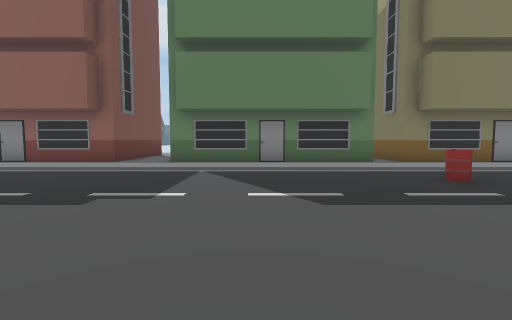
view 1 (above)

24 first-person views from a walk through a 3-D level made in the Unity game engine. The camera is 1.2 m above the floor, tilts 4° down and sees 85° across. The floor is counted in squares, 2 m on a side. Each view is taken from the middle of a square. On the plan, view 1 faces up. The plan holds only what a view shows up to about 9 squares ahead; the rest is blank. The place goes on beyond the plan. Some animated figures are not drawn.

view 2
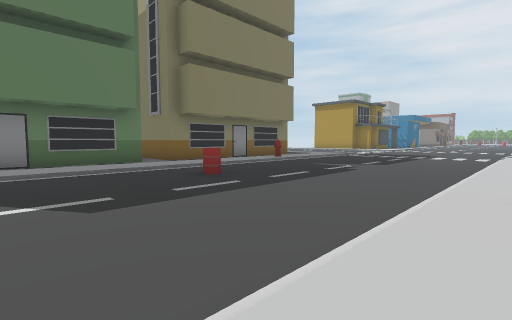

view 3
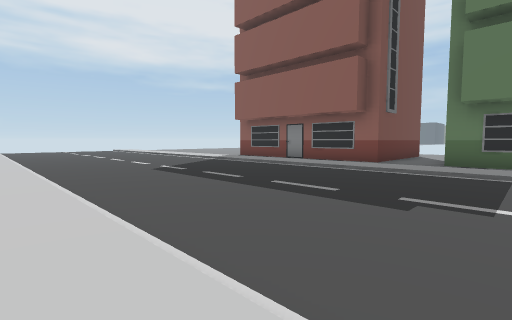

view 4
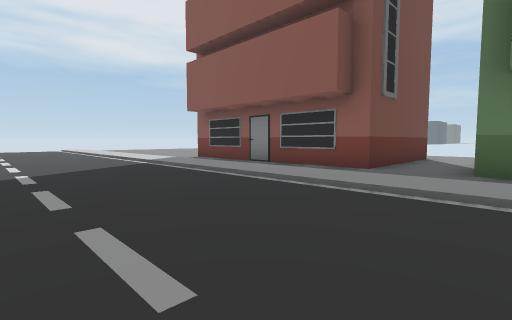

view 5
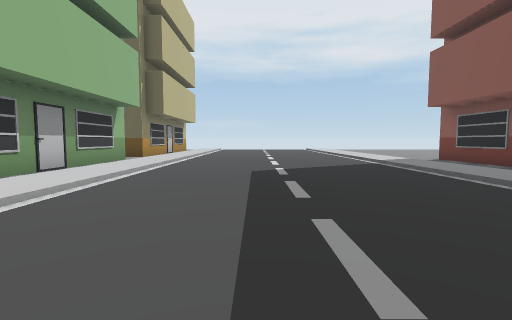

view 6
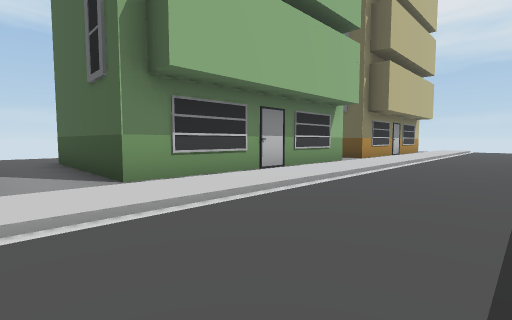

view 7
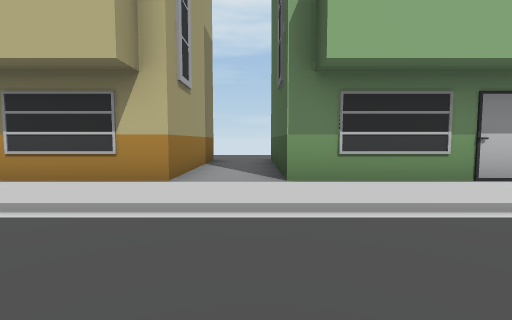

view 8
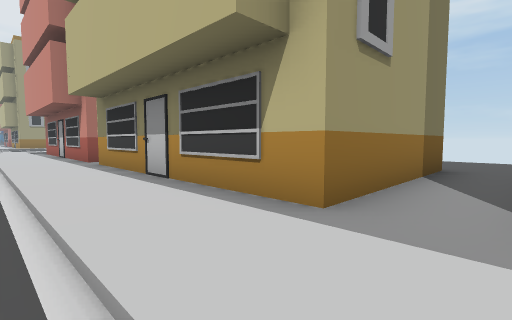

view 9
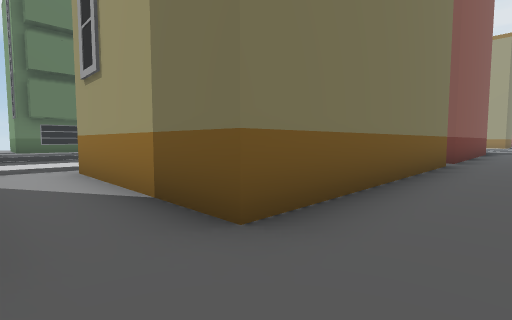

view 10
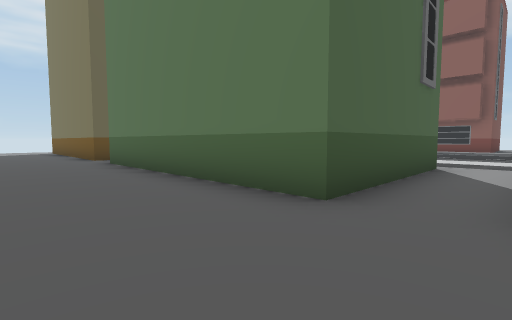

view 11
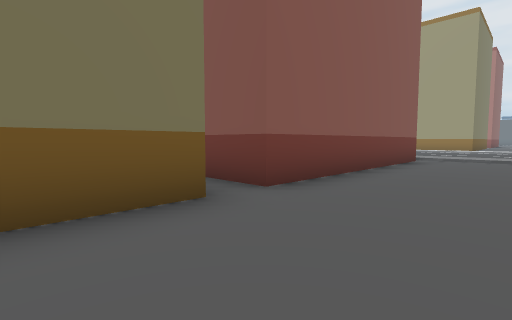

view 12
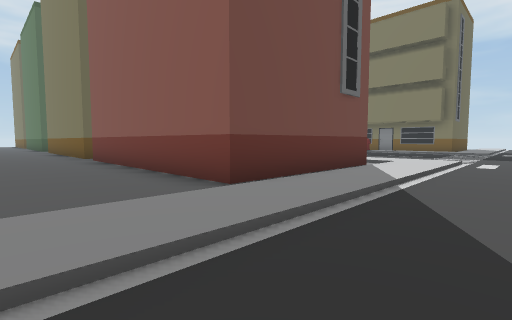

view 13
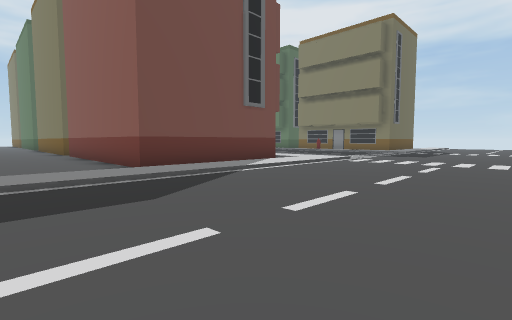

view 14
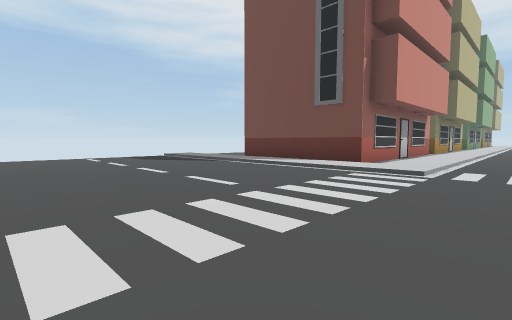

view 15
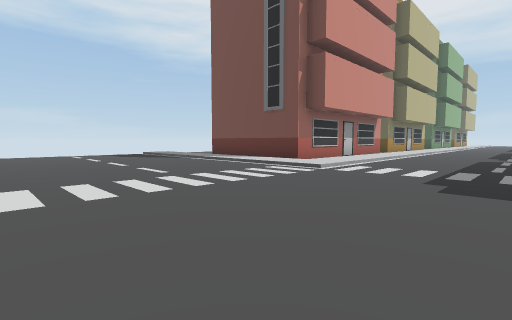

view 16
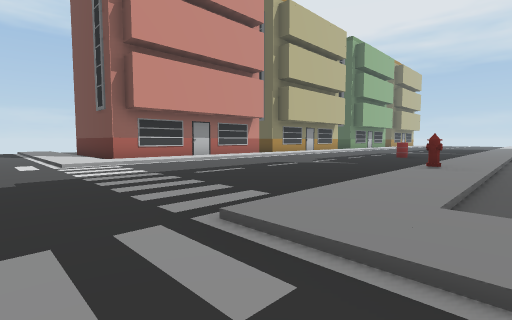

view 17
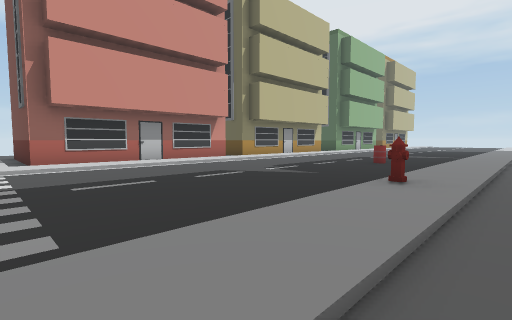

view 18
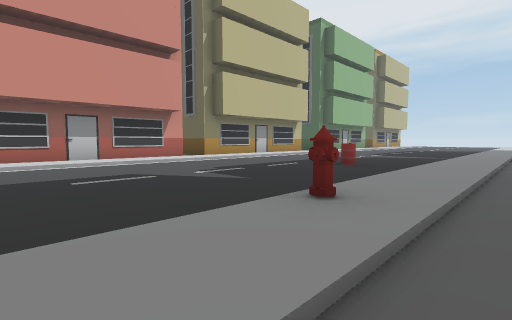

view 19
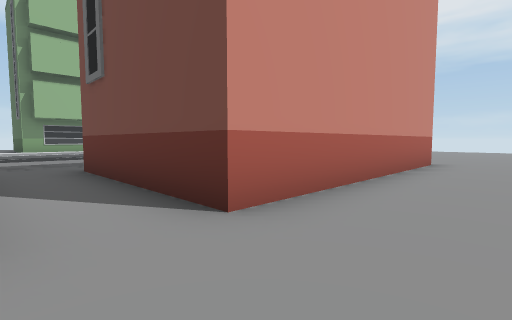

view 20
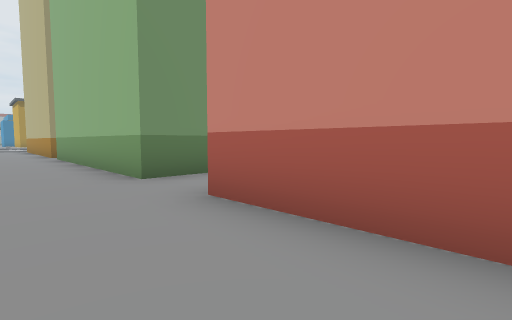

view 21
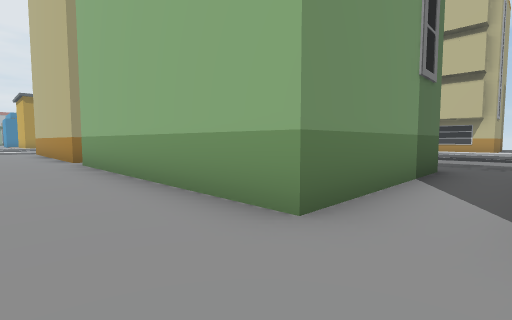

view 22
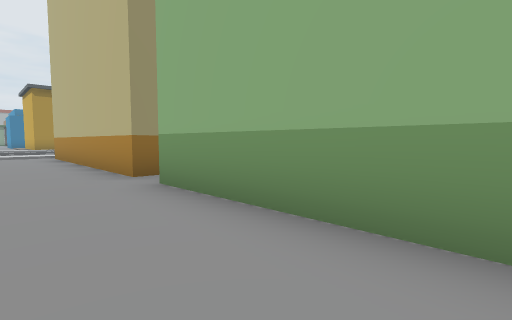

view 23
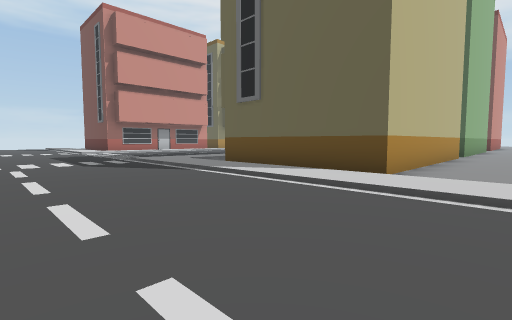

view 24
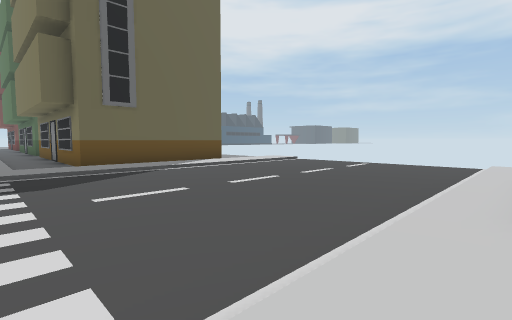

### Floor plan
Key: @ floor where view 1 was taken; . main floor; : floor 0.25 m higher than the main floor; B building; O other object.
Columns run from 11 left of view 1 to 19 right of it. Each row starts with its distance up from view 1.
 15 .......................:......:
 14 .......................:......:
 13 BBBBBBB..BBBBBB.BBBBBBB:......:
 12       B..B            B:......:
 11       B..B            B:......:
 10       B..B            B:......:
  9 BBBBBBB..BBBBBB.BBBBBBB:......:
  8  .........  ...........:......:
  7 :::::::::::::::::::O::::......:
  6 ............................
  5 ..............O............
  4 ..............................
  3 ..............................
  2 ..............................
  1 ..............................
  0 :::::::::::@::::::::::::......
 -1 .BBBBBB..BBBBBB.BBBBBBB:......
 -2       B..B            B:......
 -3       B..B            B:......
 -4       B..B      B     B:......
 -5 BBBBBBB..BBBBBB.BBBBBBB:......
 -6 .......................:......
 -7 .......................:......
 -8 ..........   ..........:.....

Where each view was taken, in squares from view 1:
view 1: 0 up, 0 right, facing up
view 2: 0 up, 0 right, facing up-right
view 3: 0 up, 1 left, facing up-left
view 4: 3 up, 2 left, facing up-left
view 5: 3 up, 2 left, facing left
view 6: 3 up, 3 left, facing down-left
view 7: 3 up, 4 left, facing down
view 8: 1 up, 4 left, facing down-right
view 9: 7 down, 4 left, facing up-right
view 10: 8 down, 3 left, facing up-left
view 11: 8 down, 2 right, facing up-right
view 12: 8 down, 14 right, facing up-left
view 13: 8 down, 17 right, facing up-left
view 14: 2 up, 18 right, facing down-left
view 15: 4 up, 18 right, facing down-left
view 16: 8 up, 14 right, facing down-left
view 17: 8 up, 12 right, facing down-left
view 18: 8 up, 10 right, facing down-left
view 19: 15 up, 3 left, facing down-left
view 20: 15 up, 7 left, facing down-right
view 21: 15 up, 4 left, facing down-right
view 22: 15 up, 0 right, facing down-right
view 23: 15 up, 16 right, facing down-left
view 24: 7 up, 19 right, facing up-left
